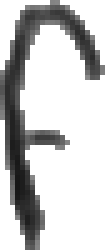
#> input picture Characters/f1.png, 21 x 50 px (shown 5 times larger)
$ python trial.py
#> lines starting #> are read from the running program, lines starting #| are printed output that depends on the picture
from PIL import Image, ImageChops, ImageFilter
from matplotlib import pyplot as plt
from pathlib import Path


charDir = Path('Characters')
new = charDir / 'f1.png'
img_i = Image.open(new)
#> img_i is the input picture: PIL image 21x50 RGBA; mean R, G, B, A 160.9, 160.9, 160.9, 78.4

# load images; convert page to RGBA so we can paste with alpha masks safely
page = Image.open('page.jpg')
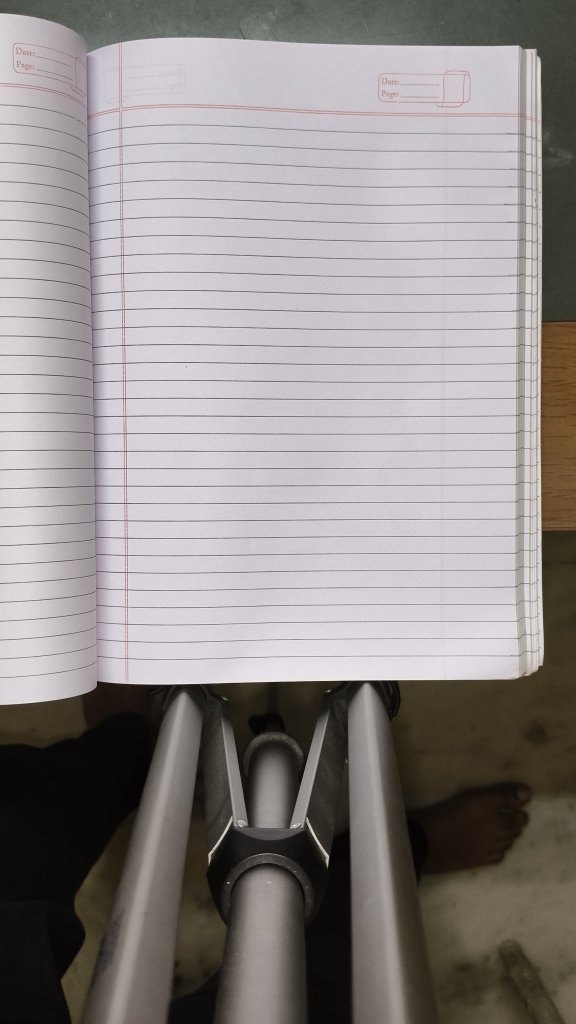
#> input picture Page.jpg, 2304 x 4096 px, found by its file name (shown at 1/4 size)
#> page is the input picture: PIL image 2304x4096 RGB; mean R, G, B 146.1, 140.7, 140.1
a = Image.open('a1.png')
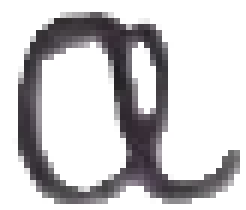
#> input picture a1.png, 41 x 35 px (shown 6 times larger)
#> a is the input picture: PIL image 41x35 RGBA; mean R, G, B, A 194, 191.8, 194.3, 79.2
b = Image.open('h1.png')
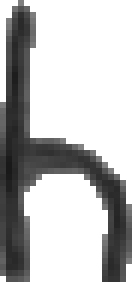
#> input picture h1.png, 22 x 47 px (shown 6 times larger)
#> b is the input picture: PIL image 22x47 RGBA; mean R, G, B, A 152.4, 152.4, 152.4, 90.3
#> (the run stopped early here; a loop or call above may not have finished)
